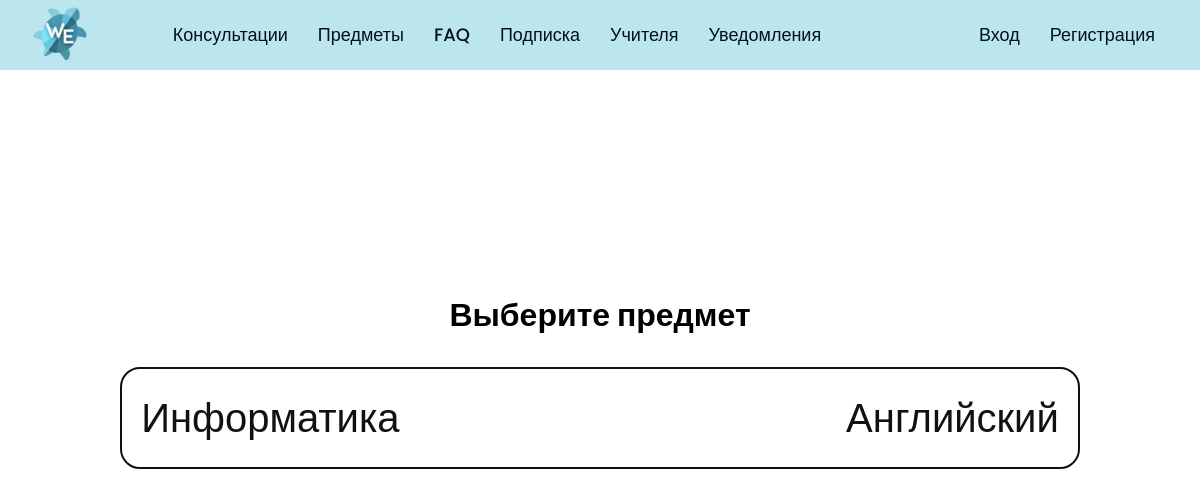
/class/1/subjects, run on an earlier commit of the app's database.
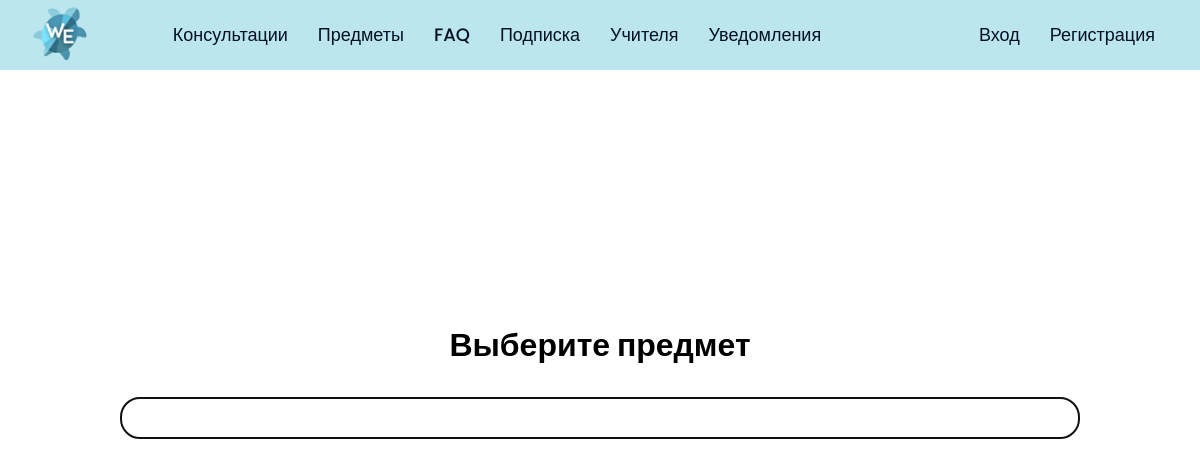
And on a later commit of the database.
### main.py (models this page shows)
class Subject(db.Model):
    id = db.Column(db.Integer, primary_key=True)
    name = db.Column(db.String(50), nullable=False)
    class_id = db.Column(db.Integer, db.ForeignKey('class.id'), nullable=False)
    courses = db.relationship('Course', backref='subject', lazy=True)

### main.py (the view)
@app.route('/class/<int:class_id>/subjects')
def class_subjects(class_id):
    class_info = Class.query.get_or_404(class_id)
    subjects = class_info.subjects
    return render_template('class_subjects.html', class_info=class_info, subjects=subjects)

### templates/class_subjects.html (shortened to what this page needs)
<!DOCTYPE html>
<html lang="en">
<head>
    <link rel="stylesheet" href="..\..\static\subjects.css">
</head>
<body>
  <nav>
    <div class="wrapper">
      <div class="logo"><a href="/"><img src="..\..\static\logo.png" alt=""></a></div>
      <ul class="nav-links">
        <li><a href="/meets-subj1">Консультации</a></li>
        <li>
          <a href="/subjects" class="desktop-item">Предметы</a>
        </li>
        <li><a href="/faq">FAQ</a></li>
        <li><a href="/new">Подписка</a></li>
        <li><a href="/Teachers">Учителя</a></li>
        <li><a href="/notifications">Уведомления</a></li>
      </ul>
      <ul class="nav-links">
          {% if not(current_user.is_authenticated) %}
      <li><div class="Log"><a href="/index">Вход</a></div></li>
      <li><div class="Sign"><a href="/register">Регистрация</a></div></li>
          {% endif %}
      </ul>
    </div>
  </nav>
      <div class="con">
          <h1>Выберите предмет</h1>
        <div class="subject-col-col">
  {% for subject in subjects %}
            <p><a href="{{ url_for('list_courses', subject_id=subject.id) }}">{{ subject.name }}</a></p>
  {% endfor %}
        </div>
      </div>
</body>
</html>

### static/subjects.css (style rules this page uses)
* { margin: 0; padding: 0; box-sizing: border-box; font-family: 'Poppins', sans-serif; }
nav { top: 0; position: fixed; z-index: 99; width: 100%; background-color: #bce6ee; }
nav .wrapper { position: relative; max-width: 100%; padding: 0px 30px; height: 70px; line-height: 70px; margin: auto; display: flex; align-items: center; justify-content: space-between; }
.wrapper .logo a { color: #0c7489; font-size: 30px; font-weight: 600; text-decoration: none; }
.logo img { top: 4px; width:3%; position: absolute; min-width: 60px; }
.wrapper .Log a { text-decoration: none; color: #021024; font-size: 18px; font-weight: 500; padding: 9px 15px; border-radius: 5px; transition: all 0.3s ease; }
.wrapper .Sign a { text-decoration: none; color: #021024; font-size: 18px; font-weight: 500; border-radius: 5px; transition: all 0.3s ease; padding: 9px 15px; }
.wrapper .nav-links { display: inline-flex; }
.nav-links li { list-style: none; }
.nav-links li a { color: #021024; text-decoration: none; font-size: 18px; font-weight: 500; padding: 9px 15px; border-radius: 5px; transition: all 0.3s ease; }
.con { height: 70vh; top: 100px; position: relative; display: flex; flex-direction: column; justify-content: center; text-align: center; margin: 0 10%; gap: 5%; }
.logo img { top: 4px; width:3%; position: absolute; }
.subject-col-col { border-radius: 20px; width: 100%; justify-content: space-between; display: flex; flex-direction: row; border: 2px solid #111; padding: 2%; text-align: center; }

What changed in the data, as far as the page shows it:
removed Subject: name "Информатика"
removed Subject: name "Английский"
